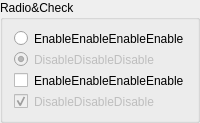
       <widget class="QGroupBox" name="groupBox_3">
        <property name="styleSheet">
         <string notr="true">QRadioButton,QCheckBox
{
	spacing:6px;
}
QRadioButton::indicator
{
	width:16px;
	height:16px;
	image:url(Resources/images/radio.png);
}
QRadioButton::indicator:disabled
{
	width:16px;
	height:16px;
	image:url(Resources/images/radio-disabled.png);
}
QRadioButton::indicator:checked
{
	width:16px;
	height:16px;
	image:url(Resources/images/radio-active.png);
}
QRadioButton::indicator:checked:disabled
{
	width:16px;
	height:16px;
	image:url(Resources/images/radio-active-disabled.png);
}
QCheckBox::indicator
{
	width:16px;
	height:16px;
	image:url(Resources/images/checkbox.png);
}
QCheckBox::indicator:disabled
{
	width:16px;
	height:16px;
	image:url(Resources/images/checkbox-disabled.png);
}
QCheckBox::indicator:checked
{
	width:16px;
	height:16px;
	image:url(Resources/images/checkbox-active.png);
}
QCheckBox::indicator:checked:disabled
{
	width:16px;
	height:16px;
	image:url(Resources/images/checkbox-active-disabled.png);
}</string>
        </property>
        <property name="title">
         <string>Radio&amp;&amp;Check</string>
        </property>
        <layout class="QVBoxLayout" name="verticalLayout_3">
         <item>
          <widget class="QRadioButton" name="radioButton">
           <property name="cursor">
            <cursorShape>PointingHandCursor</cursorShape>
           </property>
           <property name="text">
            <string>EnableEnableEnableEnable</string>
           </property>
           <property name="iconSize">
            <size>
             <width>16</width>
             <height>16</height>
            </size>
           </property>
          </widget>
         </item>
         <item>
          <widget class="QRadioButton" name="radioButton_2">
           <property name="enabled">
            <bool>false</bool>
           </property>
           <property name="cursor">
            <cursorShape>PointingHandCursor</cursorShape>
           </property>
           <property name="text">
            <string>DisableDisableDisable</string>
           </property>
           <property name="checked">
            <bool>true</bool>
           </property>
          </widget>
         </item>
         <item>
          <widget class="QCheckBox" name="checkBox">
           <property name="cursor">
            <cursorShape>PointingHandCursor</cursorShape>
           </property>
           <property name="text">
            <string>EnableEnableEnableEnable</string>
           </property>
          </widget>
         </item>
         <item>
          <widget class="QCheckBox" name="checkBox_2">
           <property name="enabled">
            <bool>false</bool>
           </property>
           <property name="cursor">
            <cursorShape>PointingHandCursor</cursorShape>
           </property>
           <property name="text">
            <string>DisableDisableDisable</string>
           </property>
           <property name="checked">
            <bool>true</bool>
           </property>
          </widget>
         </item>
        </layout>
       </widget>
